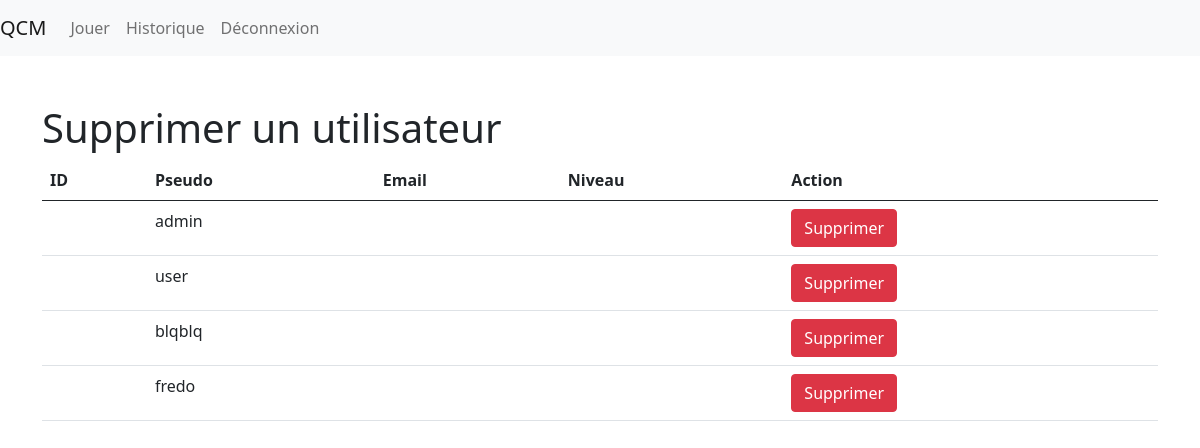
The app's page /qcm2023/dltuser.php (signed in) with its own data.
### tables this page shows
CREATE TABLE IF NOT EXISTS `user` (
  `id` int(11) NOT NULL AUTO_INCREMENT,
  `pseudo` varchar(50) NOT NULL,
  `passwd` varchar(100) NOT NULL,
  `level` int(11) NOT NULL,
  PRIMARY KEY (`id`)
);

### qcm2023/dltuser.php (the view, shortened to what this page needs)
<!DOCTYPE html>
<html>
<head>
  <link rel="stylesheet" href="https://cdn.jsdelivr.net/npm/bootstrap@5.0.2/dist/css/bootstrap.min.css">
</head>
<body>
<?php
require('navbar.php'); ?>
  <div class="container mt-5">
    <h1>Supprimer un utilisateur</h1>
    <table class="table">
      <thead>
        <tr>
          <th>ID</th>
          <th>Pseudo</th>
          <th>Email</th>
          <th>Niveau</th>
          <th>Action</th>
        </tr>
      </thead>
      <tbody>
        <?php
          $sql = "SELECT * FROM user";
          $result = mysqli_query($id, $sql);
          while ($row = mysqli_fetch_assoc($result)) { ?>
          <tr>
            <td><?php echo $row['idu']; ?></td>
            <td><?php echo $row['pseudo']; ?></td>
            <td><?php echo $row['mail']; ?></td>
            <td><?php echo $row['niveau']; ?></td>
            <td>
              <form method="post">
                <button type="submit" name="delete" class="btn btn-danger">Supprimer</button>
              </form>
            </td>
          </tr>
        <?php } ?>
      </tbody>
    </table>
  </div>
</body>
</html>

### records on screen
user: pseudo "admin"
user: pseudo "user"
user: pseudo "blqblq"
user: pseudo "fredo"
